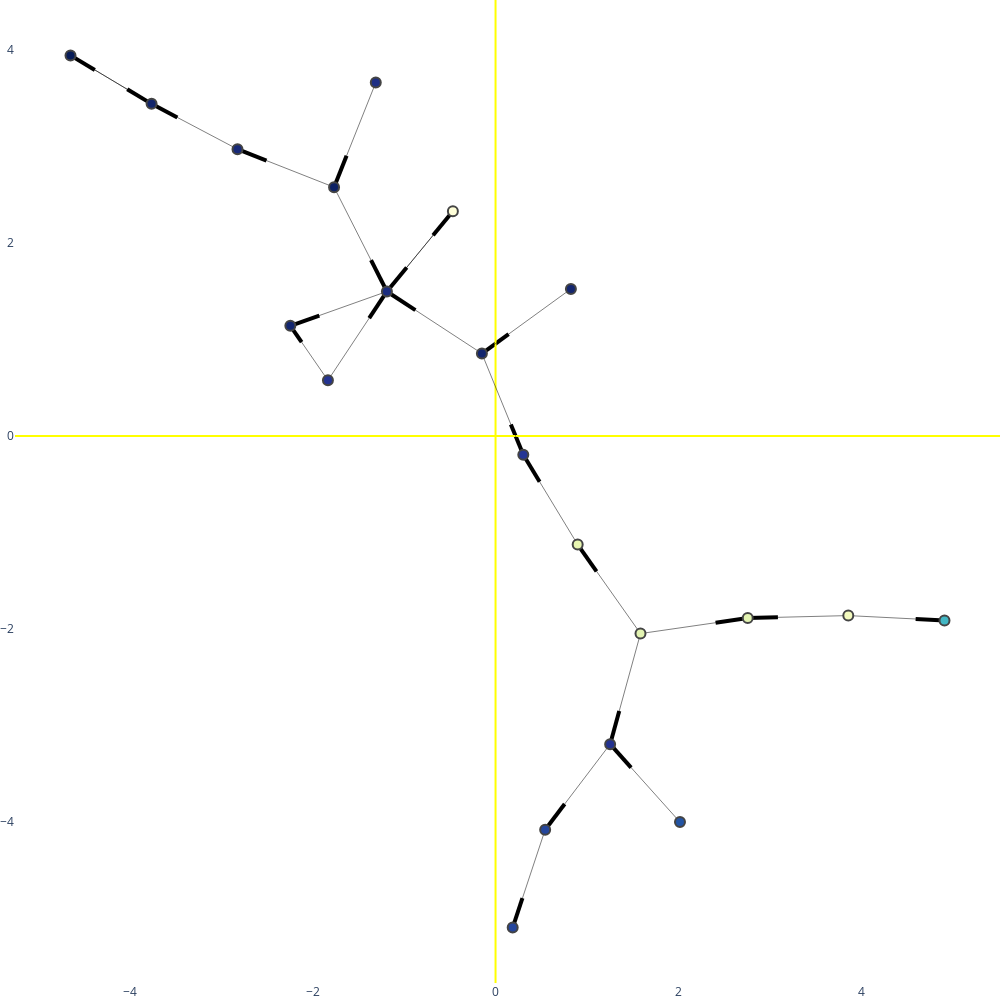
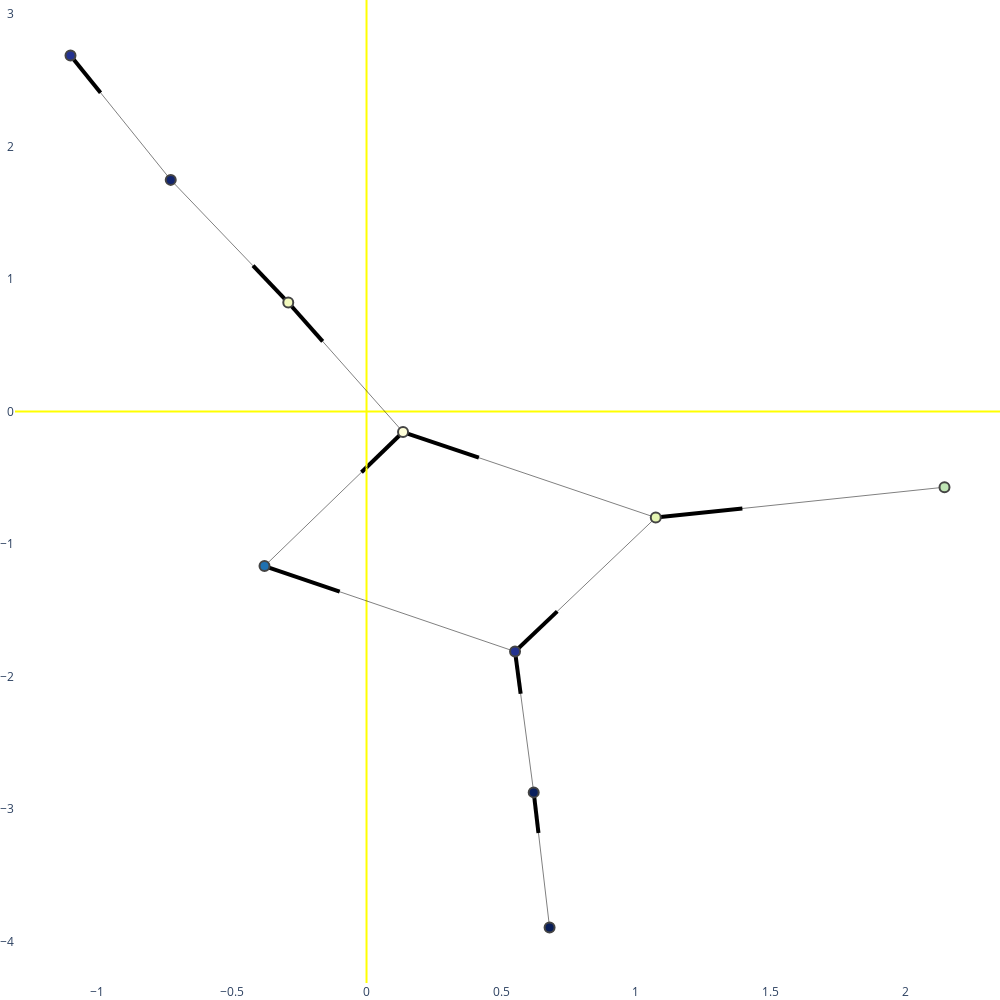
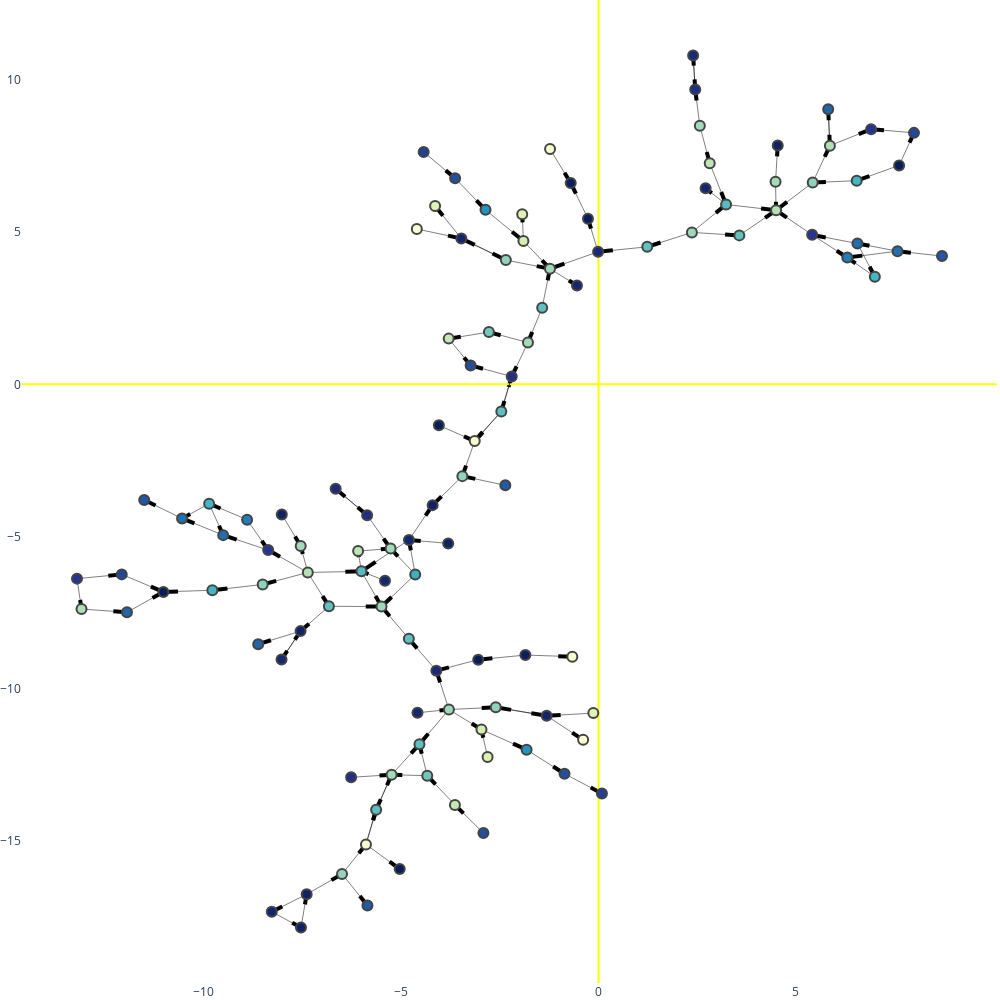
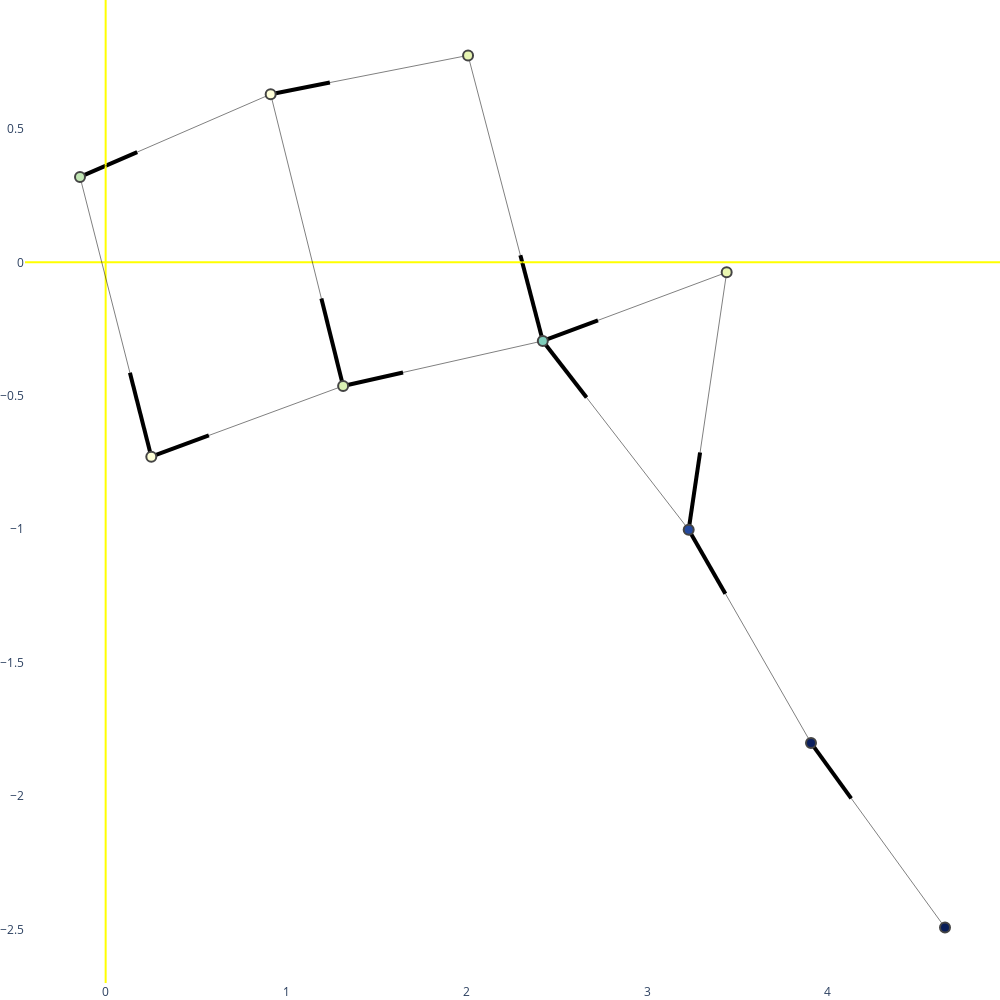

The notebook cell saved with these charts, in order:
### Code cell
for g, s in cc:
    draw_graph(g)
